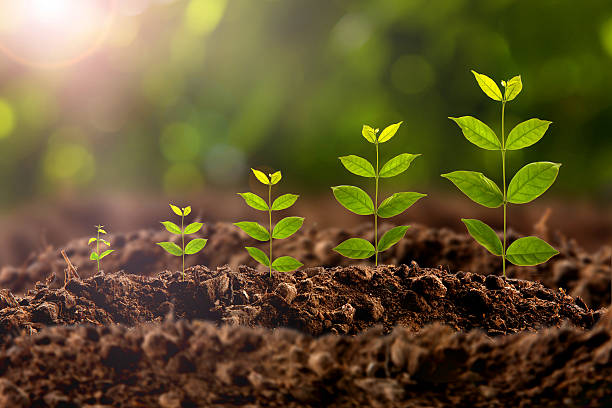
#> input picture Image_processing_study/images/plant.jpg, 612 x 408 px, found by its file name
$ python basic_operations.py
#> lines starting #> are read from the running program, lines starting #| are printed output that depends on the picture; after the words box and inside, x2 and y2 are one past the last pixel; in counts of white or black regions, pixels touching at a corner belong together
import numpy as np
import cv2

def showimg(image):
    cv2.imshow("iwin",image)
    cv2.waitKey(0)
image =cv2.imread("/../images/plant.jpg",-1)
#> image is the input picture: shape (408, 612, 3); mean B, G, R 46, 84.8, 98.6
image.shape

#change pixel value of 1 channel
image[10:100,20:200,1] = [255]
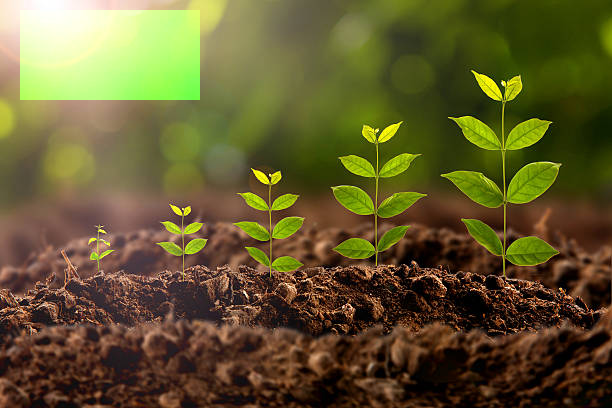
#> image: shape (408, 612, 3); 6.49% of pixels changed, all inside (x1, y1, x2, y2) = (20, 10, 200, 100)

showimg(image)

#access pixel values through better method
#get item
image.item(10,10,1)

#set item
image.itemset((10,10,1),255)
#> image: shape (408, 612, 3); under 0.01% of pixels changed, all inside (x1, y1, x2, y2) = (10, 10, 11, 11)

#image properties
image.shape
image.dtype
image.size


#splitting and merging channels

b,g,r = cv2.split(image)
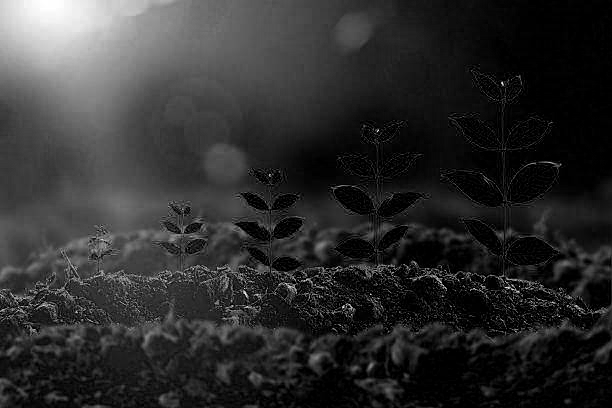
#> b: shape (408, 612); min 0, max 255, mean 46
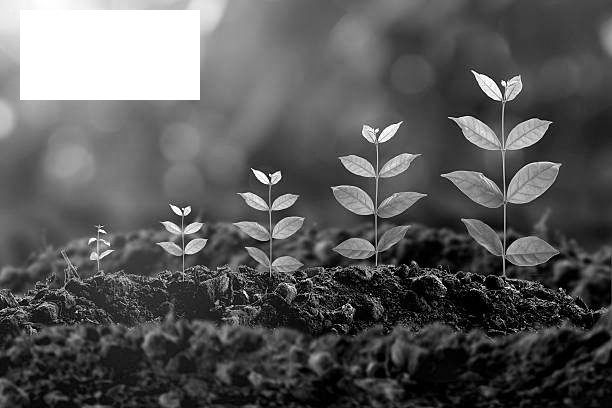
#> g: shape (408, 612); min 0, max 255, mean 89.3
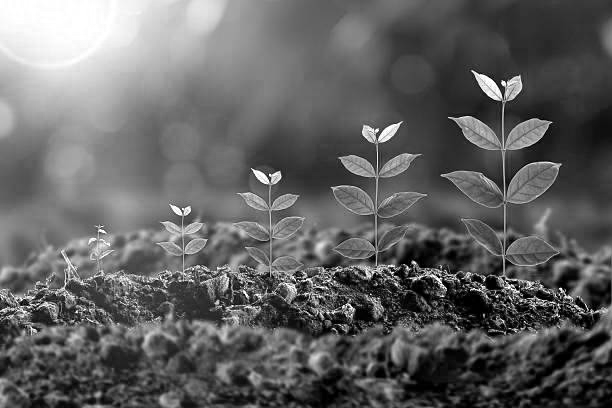
#> r: shape (408, 612); min 0, max 255, mean 98.6

#merge by exchanging channels

image_ex = cv2.merge((r,g,b))

showimg(image_ex)

#Making border of an image

img1 = cv2.copyMakeBorder(image_ex,10,30,200,300,cv2.BORDER_REFLECT)
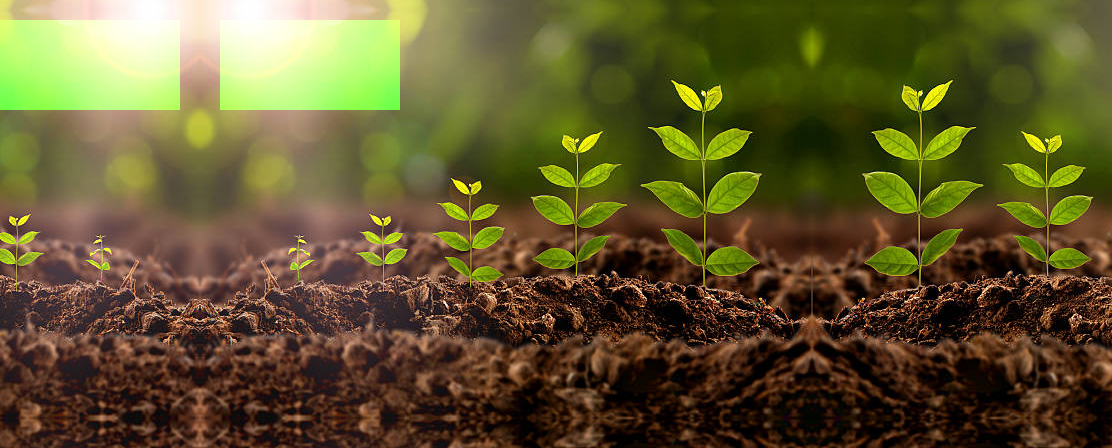
#> img1: shape (448, 1112, 3); mean R, G, B 95.9, 86.2, 44.5
showimg(img1)

$ run again, with Image_processing_study/images/beach.jpg copied over Image_processing_study/images/plant.jpg
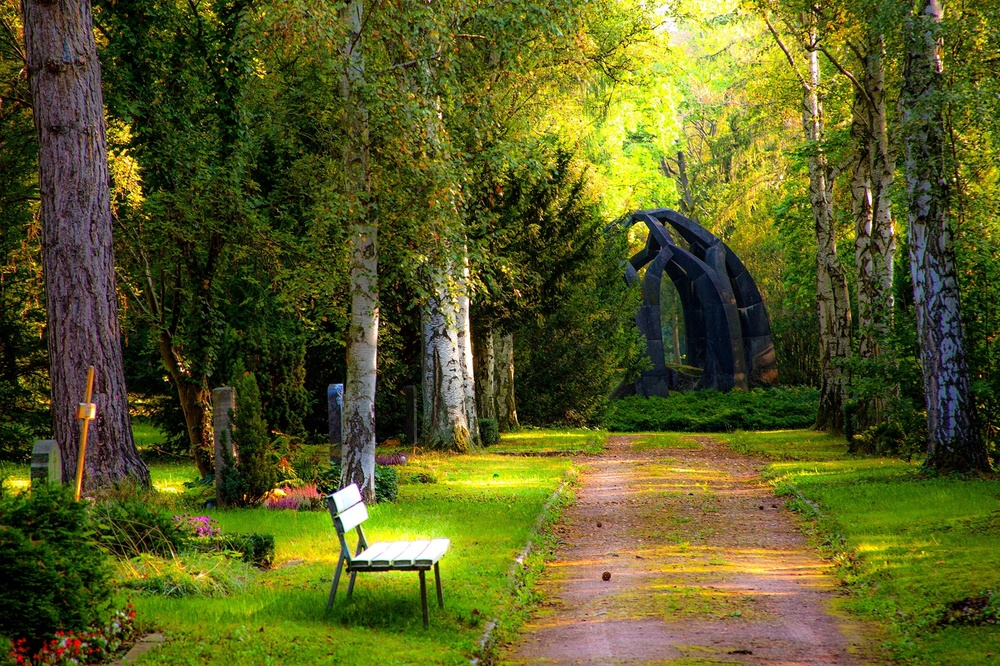
#> input picture Image_processing_study/images/beach.jpg, 1000 x 666 px, shrunk from 2000 x 1333 before the run, found by its file name
#> image is the input picture: shape (666, 1000, 3); mean B, G, R 34.7, 91.9, 88.7
#> `b,g,r = cv2.split(image)`:
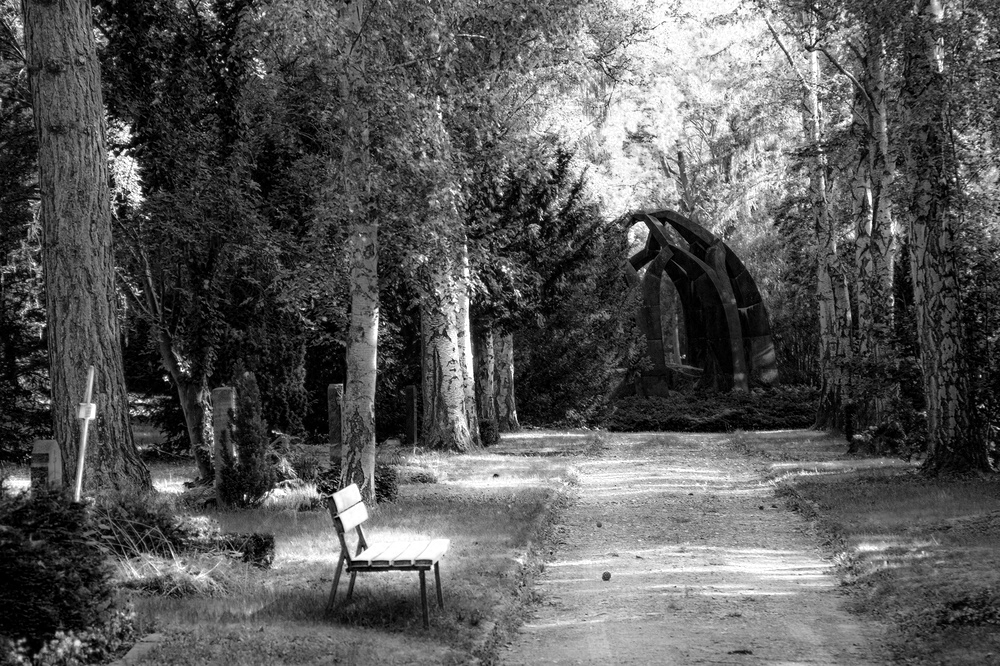
#> r: shape (666, 1000); min 0, max 255, mean 88.7
#> `img1 = cv2.copyMakeBorder(image_ex,10,30,200,300,cv2.BORDER_REFLECT)`:
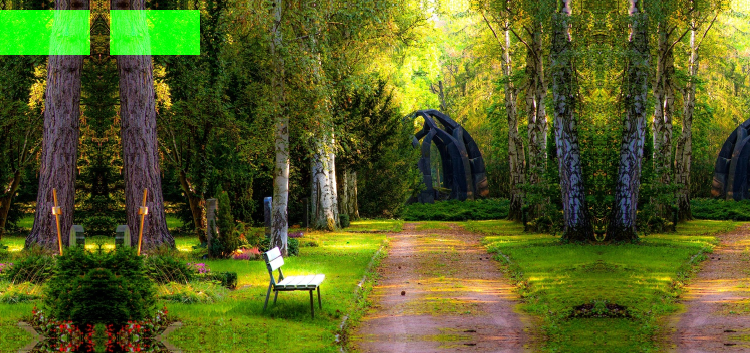
#> img1: shape (706, 1500, 3) (shown at 1/2 size); mean R, G, B 86.5, 95.1, 34.3

$ run again, with Image_processing_study/images/fall.jpg copied over Image_processing_study/images/plant.jpg
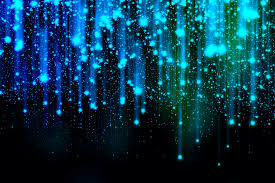
#> input picture Image_processing_study/images/fall.jpg, 275 x 183 px, found by its file name
#> image is the input picture: shape (183, 275, 3); mean B, G, R 75.8, 54.6, 4.8
#> `b,g,r = cv2.split(image)`:
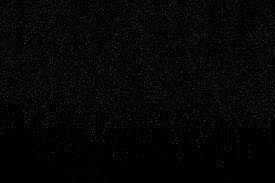
#> r: shape (183, 275); min 0, max 85, mean 4.8
#> `img1 = cv2.copyMakeBorder(image_ex,10,30,200,300,cv2.BORDER_REFLECT)`:
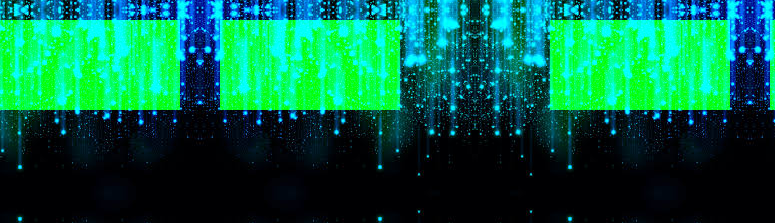
#> img1: shape (223, 775, 3); mean R, G, B 4.3, 99, 70.3
